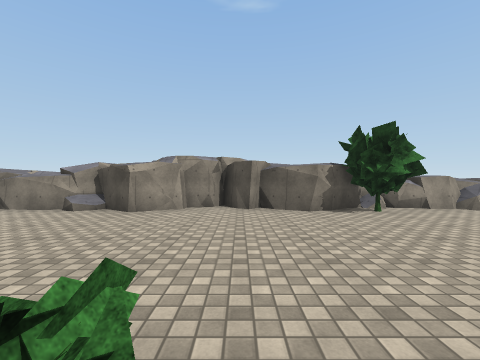
View 1 (above)

18 first-person views from a walk through a scene from a Unity 3-D project. The camera is 1.4 m above the floor, looks level and sees 90° across. The floor is counted in squares, 2 m on a side. Each view is taken from the middle of a square. On the plan, view 1 faces up. The plan holds only what a view shows up to about 9 squares ahead; the rest is blank. The player character is not drawn. Some animated figures are left out. Surface patterns are stand-ins for the level's own textures.

View 2
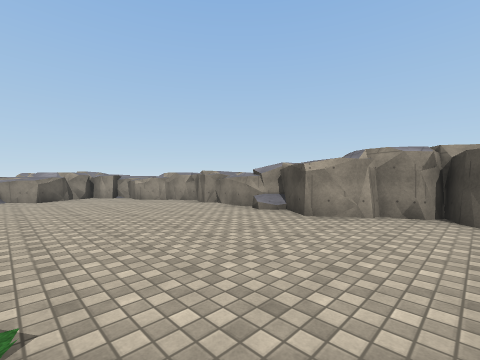

View 3
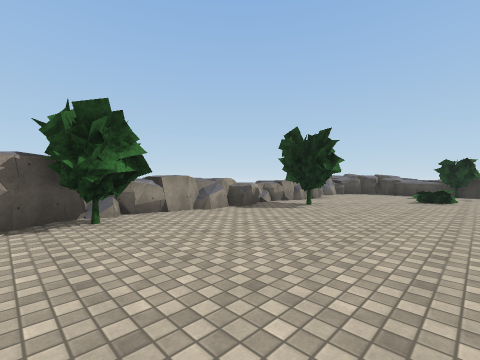

View 4
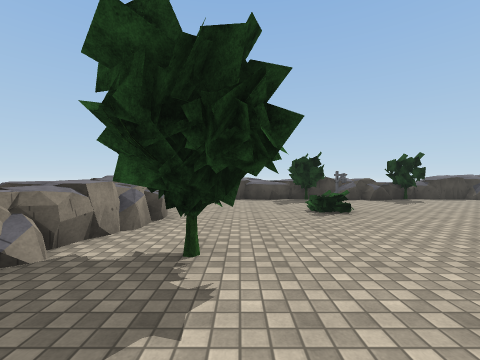

View 5
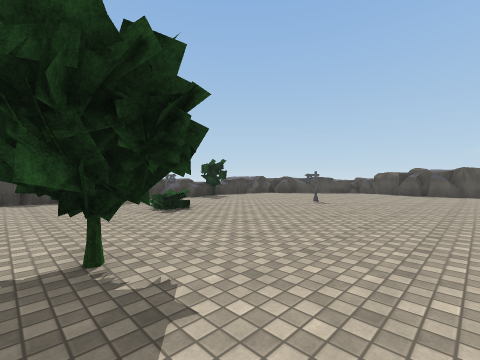

View 6
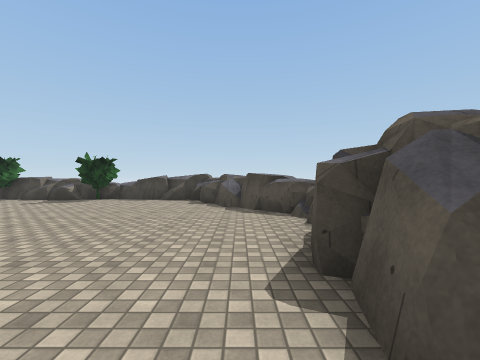

View 7
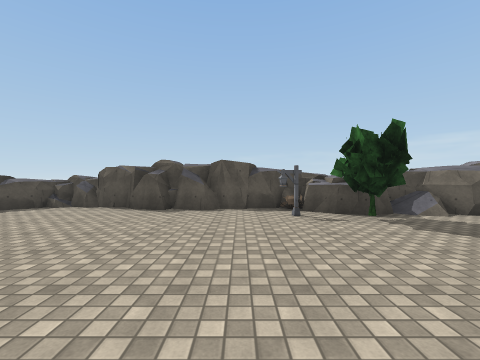

View 8
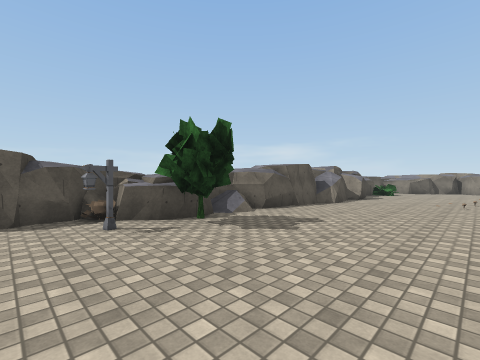

View 9
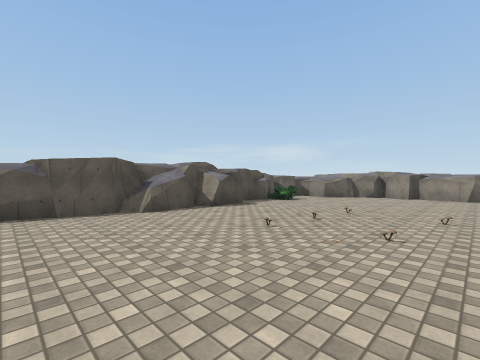

View 10
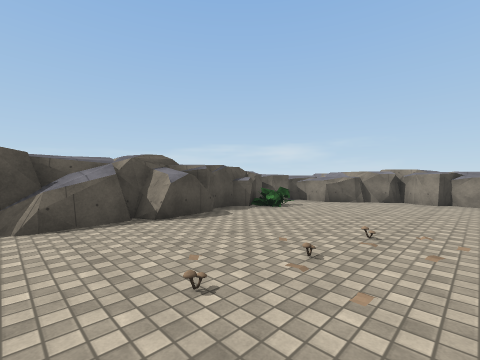

View 11
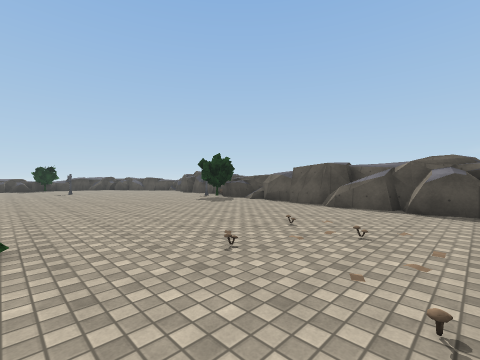

View 12
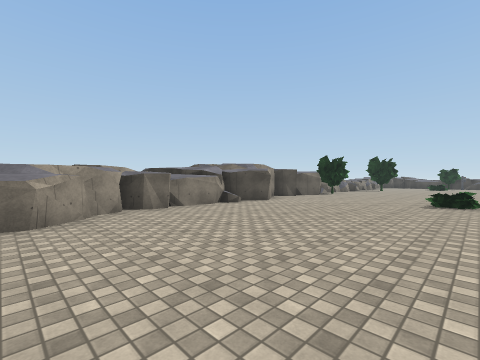

View 13
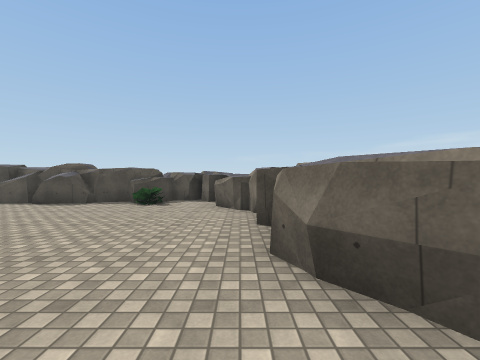

View 14
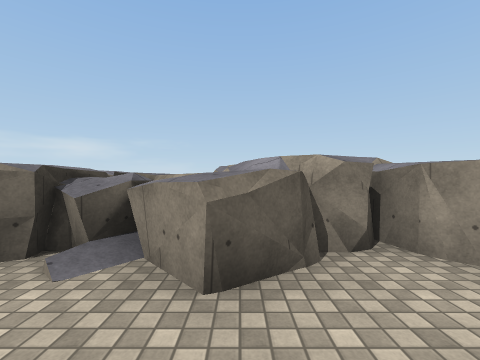

View 15
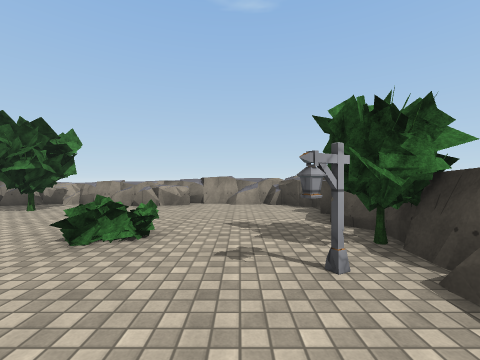

View 16
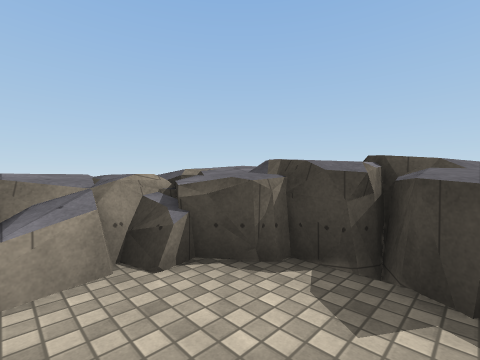

View 17
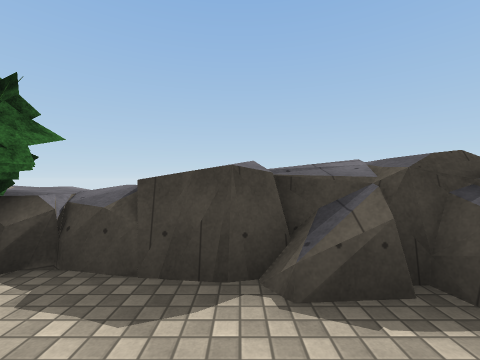

View 18
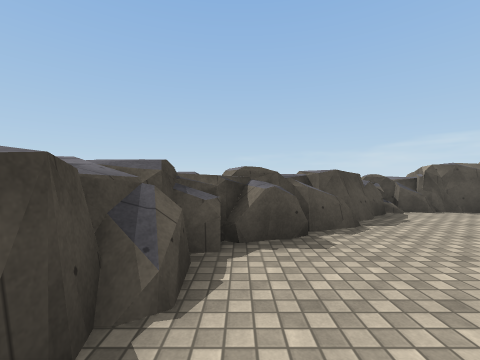

### Floor plan
Key: @ floor where view 1 was taken; # wall or solid block; . floor; ^ raised ledge; O other object.
Columns run from 13 left of view 1 to 17 right of it. Each row starts with its distance up from view 1.
  8                        ^ ^
  7           ####  #  ^^  ^^#^^#
  6      #######.######^^^^^^#^^#
  5     ##..........O#...OO.... ##
  4   ###................O......^#
  3   #.........................^
  2   ##....................O...O
  1  ^^.........O..............##
  0 ^^##.........@..............^ ^
 -1    #.....O..................^^^
 -2    #.......O...........#....O^^
 -3    #.....OOO................^
 -4    #........................#
 -5    ##.......................#
 -6     #..O..##.....O.........^^
 -7     ##.#########^O#......###^
 -8      ###       ^ ######.^##
 -9                  ##   ##^
-10                       #

Positions as (right, up) in squares from view 1, and headings:
1: (0, 0), facing up
2: (0, 1), facing up-left
3: (2, 1), facing up-right
4: (6, 4), facing right
5: (6, 5), facing down-right
6: (6, -7), facing right
7: (6, -2), facing down
8: (6, -3), facing down-left
9: (1, -1), facing down-left
10: (-1, -2), facing down-left
11: (-4, 0), facing down-right
12: (-9, 0), facing up-right
13: (-9, 1), facing down
14: (-8, 2), facing left
15: (13, -1), facing up
16: (13, 4), facing up-right
17: (13, -4), facing right
18: (14, -3), facing down
